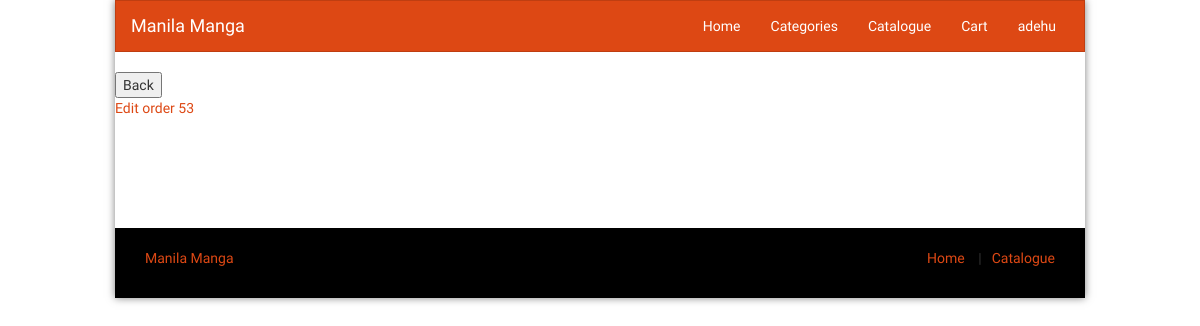
Before: /mngordi.php (signed in) with the older database file.
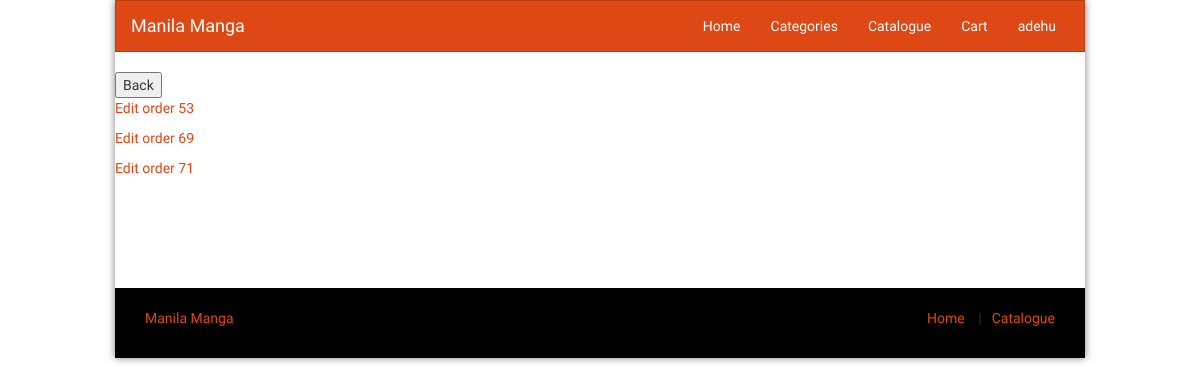
After: the same page with the newer database file.
### tables this page shows
CREATE TABLE "ordersItems" (
	"orderId"	INTEGER NOT NULL,
	"userId"	INTEGER,
	"wantedMangaId"	INTEGER NOT NULL,
	"dateCreated"	TEXT,
	"quantity"	INTEGER NOT NULL,
	PRIMARY KEY("orderId" AUTOINCREMENT)
);

### mngordi.php (the view, shortened to what this page needs)
<?php session_start();
include('navbar.php');
echo '<button onclick="history.go(-1);">Back </button>';
$ordersItemsDataQuery='SELECT * from ordersItems';
$ordersDataItems=$db->query($ordersItemsDataQuery);
while ($orderItemsData=$ordersDataItems->fetchArray()){
    echo '<div class="admp">
        <p>
        <a href="mngordi1.php?id='.$orderItemsData['orderId'].'">Edit order '.$orderItemsData['orderId'].'</a>
        </p>
        </div>';
}
include'footer.php';
unset($db);?>

Changed rows visible on the page:
added ordersitems: orderId "69"
added ordersitems: orderId "71"
